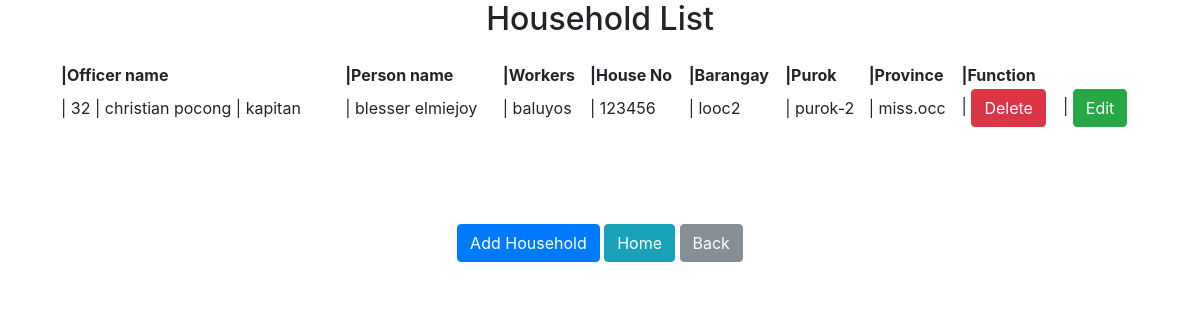
The app's page /householdlist.php with its own data.
### tables this page shows
CREATE TABLE `household` (
  `officer_id` int(10) NOT NULL,
  `person_id` int(11) NOT NULL,
  `brg_workers` varchar(20) NOT NULL,
  `household_no` int(10) NOT NULL,
  `barangayname` varchar(20) NOT NULL,
  `purok` varchar(10) NOT NULL,
  `province` varchar(20) NOT NULL
);

CREATE TABLE `brg_officer` (
  `officer_id` int(10) NOT NULL,
  `lastname` varchar(20) NOT NULL,
  `firstname` varchar(20) NOT NULL,
  `middlename` varchar(20) NOT NULL,
  `position` varchar(20) NOT NULL
);

CREATE TABLE `person` (
  `officer_id` int(10) NOT NULL,
  `person_id` int(10) NOT NULL,
  `lastname` varchar(20) NOT NULL,
  `firstname` varchar(20) NOT NULL,
  `middlename` varchar(20) NOT NULL,
  `birthplace` varchar(25) NOT NULL,
  `birthdate` date NOT NULL,
  `sex` varchar(10) NOT NULL,
  `civilstatus` varchar(10) NOT NULL,
  `citizenship` varchar(20) NOT NULL,
  `occupation` varchar(30) NOT NULL,
  `barangayname` varchar(20) NOT NULL,
  `purok` varchar(20) NOT NULL
);

### householdlist.php (the view, shortened to what this page needs)
<?php
require 'connect.php';
	$sql = "SELECT brg_officer.officer_id, brg_officer.lastname AS lname, brg_officer.firstname AS fname,brg_officer.position ,person.person_id, person.lastname, person.firstname,household.brg_workers,household.household_no,household.barangayname,household.purok,household.province
	FROM brg_officer
	JOIN household
	ON brg_officer.officer_id = household.officer_id
	JOIN person ON person.person_id = household.person_id";
	$records=mysqli_query($con,$sql);
?>
<!DOCTYPE html>
<html>
<head>
		<link rel="stylesheet" href="bootstrap/css/bootstrap.min.css">
</head>
<body>
<center><h2>Household List </h2>
<table class="table table-bordered table-hover table-striped">
<table style="width:90%">
  <tr>
		<th scope="col">|Officer name</th>
        <th scope="col">|Person name</th>
		<th scope="col">|Workers</th>
        <th scope="col">|House No</th>
		<th scope="col">|Barangay</th>
		<th scope="col">|Purok</th>
		<th scope="col">|Province</th>
        <th scope="col">|Function</th>
      </center></tr>
 <tbody>
	  <?php
      		while($information=mysqli_fetch_assoc($records)){
      			echo "<tr>";?>
			<tr>
			<td> | <?php echo $information['officer_id']." | ".$information['fname']." ".$information["lname"]." | ".$information["position"];?></td>
			<td> | <?php echo $information['lastname']." ".$information["firstname"];?></td>
			<td> | <?php echo $information['brg_workers']?></td>
			<td> | <?php echo $information['household_no']?></td>
			<td> | <?php echo $information['barangayname']?></td>
			<td> | <?php echo $information['purok']?></td>
			<td> | <?php echo $information['province']?></td>
	<td> | <a class="btn btn-danger" href="deletehouseholdlist.php?id=<?php echo $information['person_id']; ?>">Delete</i></a>
		</td>
	<td> |
    <a class="btn btn-success" href="edithousehold.php?edit_id=<?php echo $information['person_id']; ?>">Edit</i></a>
		</td>
	</tr>
    	<?php
    		}
      	?>
	</tbody>
	 <br><br><br><br><a href= "addhousehold.php"><input class="btn btn-primary" type="button" id="list_btn" value="Add Household"/></a>
	<a href ="home.php"><input class="btn btn-info" type="button" id="list_btn" value="Home"/></a>
	<a href ="list.php"><input class="btn btn-secondary"type="button" id="list_btn" value="Back"/></a>
</body>
</html>

### records on screen
household: officer_id.officer_id "32", officer_id.firstname "christian", officer_id.lastname "pocong", officer_id.position "kapitan", person.lastname "blesser", person.firstname "elmiejoy", brg_workers "baluyos", household_no "123456", barangayname "looc2", purok "purok-2", province "miss.occ"
